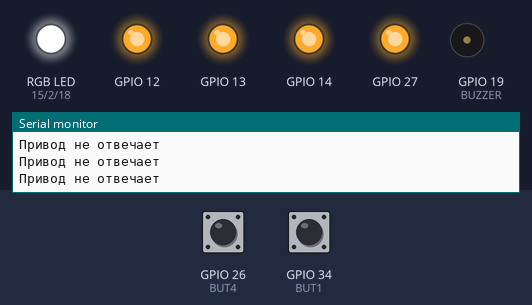
Bench run of a sketch on a simulated ESP32. Parts: an RGB LED mixed from three pins (HIGH = lit), output pins drawn as LEDs (lit = HIGH), buzzer (waves = sounding, pin HIGH), the last lines printed to the serial monitor. Dashed ring = blinking. The inputs (shaded band) are chosen by the test bench; at power-on: GPIO 34 (BUT1) LOW, GPIO 26 (BUT4) LOW.

Above: at 1.2 s.
1.3 s: GPIO 34 (BUT1) pulled HIGH for 1 s
At 3.6 s:
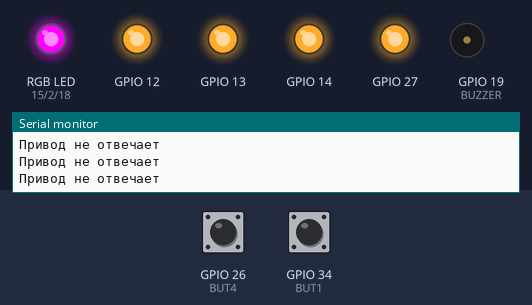
4.3 s: GPIO 34 (BUT1) pulled HIGH for 3.2 s
At 4.55 s:
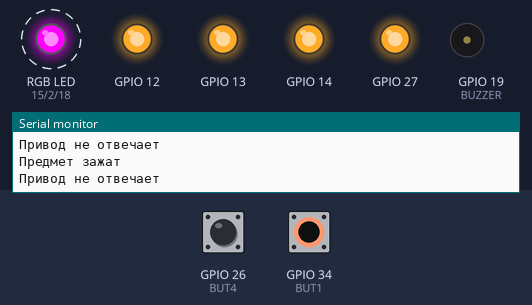
9.0 s: GPIO 26 (BUT4) pulled HIGH for 0.15 s
At 10.1 s:
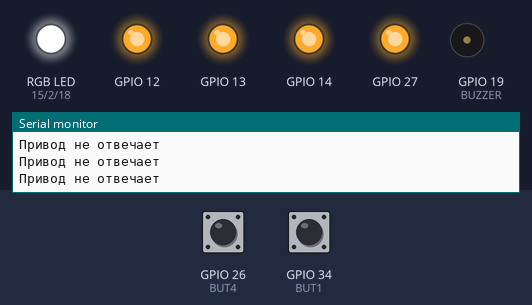
Timing chart, 0 to 12.0 s (numbered marks = the images above; inputs shaded):
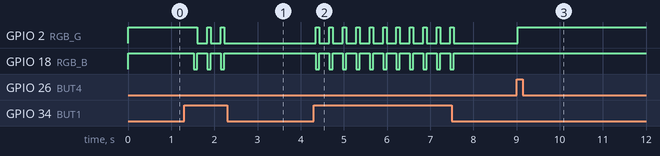

The sketch:

Ardu8_47_ST3215_Feedback.ino
```cpp
/*
  Робототехнический контроллер «Кибернетический»: обратная связь и захват с ограничением усилия

  Раз в 200 мс в монитор порта (115200) выводятся угол, нагрузка, напряжение, температура и ток.
  BUT1 — «захват»: вал медленно поворачивается шагами по 2°, пока нагрузка не превысит порог,
  и останавливается — предмет держится, мотор не перегревается. BUT4 — отпустить вал.

  Плата в Arduino IDE: ESP32 Wrover Module. Кабель USB-C — в НИЖНИЙ разъём (ESP32).
  Нужна библиотека FeetechSTS. DIP3 = ON, DIP4 = OFF, привод в разъём XP2 или XP3.
  Нужно питание XT60/DC, напряжение должно подходить приводу.
*/
#include <FeetechSTS.h>

// ---------- Светодиоды, кнопки и пищалка ESP32 ----------
// Светодиоды горят от LOW. Слева направо на плате: LED4, LED3, LED2, LED1.
const int LED1 = 27, LED2 = 14, LED3 = 12, LED4 = 13;
const int RGB_R = 15, RGB_G = 2, RGB_B = 18;
// Кнопки дают HIGH при нажатии. Слева направо на плате: BUT4, BUT3, BUT2, BUT1.
const int BUT1 = 34, BUT2 = 35, BUT3 = 25, BUT4 = 26;
const int BUZZER = 19;

void setRGB(bool r, bool g, bool b) {
  digitalWrite(RGB_R, r ? LOW : HIGH);
  digitalWrite(RGB_G, g ? LOW : HIGH);
  digitalWrite(RGB_B, b ? LOW : HIGH);
}

void boardBegin() {
  int leds[] = {LED1, LED2, LED3, LED4, RGB_R, RGB_G, RGB_B};
  for (int p : leds) { pinMode(p, OUTPUT); digitalWrite(p, HIGH); }  // всё погасить
  int buttons[] = {BUT1, BUT2, BUT3, BUT4};
  for (int p : buttons) pinMode(p, INPUT);
  pinMode(BUZZER, OUTPUT);
}

FeetechBus bus;
FeetechServo servo(bus, 1);
const int LOAD_LIMIT = 300;       // порог нагрузки (0,1 % от максимума)

void grip() {
  servo.torque(true);
  float deg = servo.readDeg();
  setRGB(false, false, true);
  for (int i = 0; i < 60; i++) {         // не больше 120°
    deg += 2;
    servo.moveToDeg(deg, 500, 0);
    delay(60);
    int load = servo.readLoad();
    if (abs(load) > LOAD_LIMIT) {        // упёрлись в предмет
      Serial.println("Предмет зажат");
      setRGB(false, true, false);
      return;
    }
  }
  setRGB(true, false, false);            // ничего не нашли
}

void setup() {
  boardBegin();
  Serial.begin(115200);
  bus.begin(Serial2, 1000000, 33, 32);
  servo.setMode(STS_MODE_POSITION);
  servo.hold();
}

void loop() {
  if (digitalRead(BUT1) == HIGH) grip();
  if (digitalRead(BUT4) == HIGH) { servo.torque(false); setRGB(false, false, false); }

  STSState st;
  if (servo.readState(st)) {
    Serial.print("угол "); Serial.print(FeetechServo::posToDeg(st.position), 1);
    Serial.print("°  нагрузка "); Serial.print(st.load);
    Serial.print("  "); Serial.print(st.voltage, 1);
    Serial.print(" В  "); Serial.print(st.temperature);
    Serial.print(" °C  ток "); Serial.println(st.current);
  } else {
    Serial.println("Привод не отвечает");
  }
  delay(200);
}
```

Measured:
- after the input at 1.3 s, GPIO 2 (RGB_G): alternates HIGH for 0.08 s and LOW for 0.23 s, 5 changes in all, then stays LOW, starting after 0.30 s; GPIO 18 (RGB_B): alternates HIGH for 0.23 s and LOW for 0.08 s, 6 changes in all, then stays HIGH, starting after 0.22 s
- after the input at 4.3 s, GPIO 2 (RGB_G): alternates HIGH for 0.08 s and LOW for 0.23 s, 22 changes in all, then stays LOW, starting after 0.05 s; GPIO 18 (RGB_B): alternates HIGH for 0.23 s and LOW for 0.08 s, 22 changes in all, then stays HIGH, starting after 0.05 s
- after the input at 9.0 s, GPIO 2 (RGB_G): LOW → HIGH at once
